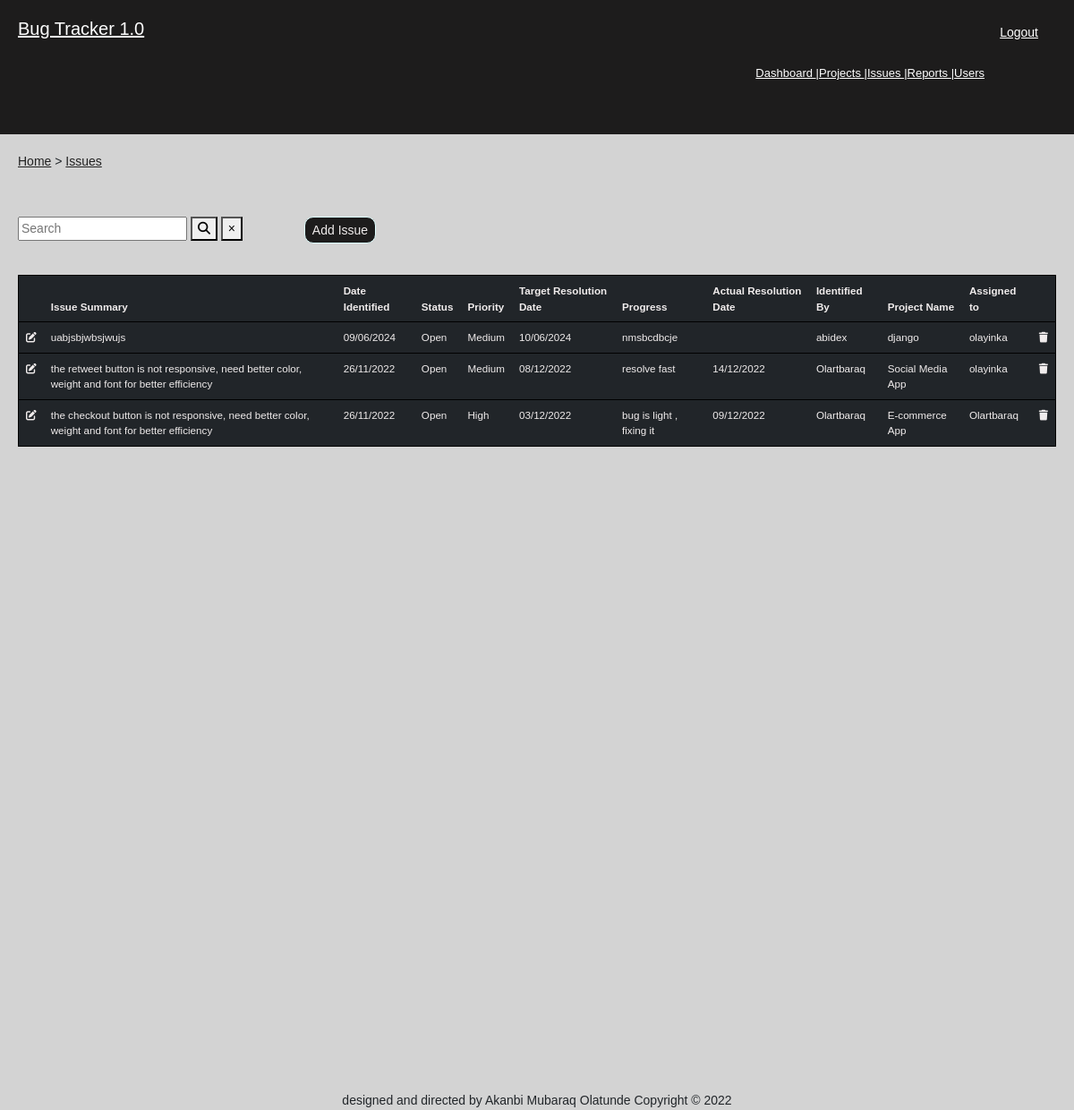
Page /issues on the committed database.
### main_files/db_models.py (models this page shows)
class Issues(db.Model):
    __table_args__ = {"extend_existing": True}
    """class that defines the fields which issues users are
    assigned to in the database """
    id = db.Column(db.Integer(), primary_key=True)
    issue_summary = db.Column(db.String(300), nullable=False)
    issue_description = db.Column(db.String(5000), nullable=False)
    identified_by_person_id = db.Column(db.String(50), nullable=False)
    identified_date = db.Column(db.DateTime, nullable=False)
    related_project = db.Column(db.String(255), nullable=False)
    assigned_to = db.Column(db.String(50), nullable=False)
    status = db.Column(db.String(30), nullable=False)
    priority = db.Column(db.String(30), nullable=False)
    traget_resolution_date = db.Column(db.DateTime, nullable=False)
    progress = db.Column(db.String(4000), nullable=False)
    actual_resolution_date = db.Column(db.DateTime, nullable=True)
    resolution_summary = db.Column(db.String(4000), nullable=True)
    date_created = db.Column(db.DateTime, nullable=False, default=datetime.utcnow())
    date_modified_on = db.Column(db.DateTime, nullable=False, default=datetime.utcnow())
    record_created_by = db.Column(db.String(100), nullable=False, default="admin")
    record_modified_by = db.Column(db.String(100), nullable=False, default="admin")
    @property
    def iden_date(self):
        datetime_element = self.identified_date
        date_element = datetime_element.strftime("%d/%m/%Y")
        return date_element
    @property
    def resolute_date(self):
        datetime_element = self.traget_resolution_date
        date_element = datetime_element.strftime("%d/%m/%Y")
        return date_element
    @property
    def f_resolute_date(self):
        datetime_element = self.actual_resolution_date
        date_element = datetime_element.strftime("%d/%m/%Y")
        return date_element
    @property
    def assigned_or_not(self):
        if self.assigned_to == "None":
            return "Unassigned"
        else:
            return self.assigned_to

### main_files/all_routes.py (the view, shortened to what this page needs)
@bp.route("/issues", methods=["GET", "POST"])
def issues_page():
    form = SearchForm3()
    all_issues = Issues.query.order_by(Issues.date_created.desc()).limit(20)
    searched_issues = Issues.query
    return render_template("issues.html", all_issues=all_issues, form=form)

### main_files/forms_input.py
class SearchForm3(FlaskForm):
    searched = StringField(label="searched")
    Search = SubmitField(label="Search")

class SearchForm(FlaskForm):
    searched = StringField(label="searched")
    Search = SubmitField(label="Search")

### main_files/all_routes.py (called while the page is built)
@bp.context_processor
def base():
    form3 = SearchForm()
    return dict(form=form3)

@bp.context_processor
def base_user():
    form3 = SearchForm2()
    return dict(form=form3)

@bp.context_processor
def base_issue():
    form = SearchForm3()
    return dict(form=form)

### main_files/templates/issues.html (shortened to what this page needs)
{% extends 'base.html' %}
{% block content %}
<div class="issue-items user-items">
    <div class="user-logo issue-logo">
        <p>
            <a href="{{url_for('main.home_page')}}">Home</a> <span> > </span>
            <a href="{{url_for('main.issues_page')}}">Issues</a>
        </p>
    </div>
    <div class="add-search-issues add-search-users">
        <div class="search-users search-issues">
            <form method="post" action="{{url_for('main.issues_page')}}">
                <input type="search" class="user-to-search issue-to-search" name="searched" placeholder="Search" aria-label="Search">
                <button class="search-submit" type="submit" name="searched"><i class="fa-solid fa-magnifying-glass"></i></button>
                <a href="{{url_for('main.issues_page')}}"><button type="button" class="m1-2 mb-1 close" aria-label="Close">
                    <span arai-hidden="true">&times;</span>
                </button></a>
            </form>
        </div>
        <div class="add-users add-issues">
            <a href="{{url_for('main.issue_info_page')}}"><button class="search-submit" type="submit" name="searched"> Add Issue</button></a>
        </div>
    </div>
    <div class="user-table issue-table">
        <table class="table table-hover table-dark">
            <thead>
              <tr>
                <th scope"col"></th>
                <th scope"col">Issue Summary</th>
                <th scope"col">Date Identified</th>
                <th scope"col">Status</th>
                <th scope"col">Priority</th>
                <th scope"col">Target Resolution Date</th>
                <th scope"col">Progress</th>
                <th scope"col">Actual Resolution Date</th>
                <th scope"col">Identified By</th>
                <th scope"col">Project Name</th>
                <th scope"col">Assigned to</th>
                <th scope"col"></th>
              </tr>
            </thead>
            <tbody>
                {% if searched %}
                    {% for items in searched_issues %}
                    <tr>
                        <td><a href="{{url_for('main.edit_issue_page', issue_id=items.id)}}"><i class="fa-solid fa-pen-to-square"></i></a></td>
                        <td>{{ items.issue_summary }}</td>
                        <td>{{ items.iden_date}}</td>
                        <td>{{ items.status }}</td>
                        <td>{{ items.priority }}</td>
                        <td>{{ items.resolute_date }}</td>
                        <td>{{ items.progress }}</td>
                        <td>{{ items.f_resolute_date }}</td>
                        <td>{{ items.identified_by_person_id }}</td>
                        <td>{{ items.related_project }}</td>
                        <td>{{ items.assigned_or_not }}</td>
                        <td><a method="DELETE" href="{{url_for('main.delete_issue_page', issue_id=issue.id)}}"><i class="fa-solid fa-trash"></i></a></td>
                      </tr>
                    {% endfor %}
                {% else %}
                    {% for issue in all_issues %}
                    <tr>
                        <td><a href="{{url_for('main.edit_issue_page', issue_id=issue.id)}}"><i class="fa-solid fa-pen-to-square"></i></a></td>
                        <td>{{ issue.issue_summary }}</td>
                        <td>{{ issue.iden_date}}</td>
                        <td>{{ issue.status }}</td>
                        <td>{{ issue.priority }}</td>
                        <td>{{ issue.resolute_date }}</td>
                        <td>{{ issue.progress }}</td>
                        <td>{{ issue.f_resolute_date }}</td>
                        <td>{{ issue.identified_by_person_id }}</td>
                        <td>{{ issue.related_project }}</td>
                        <td>{{ issue.assigned_or_not }}</td>
                        <td><a method="DELETE" href="{{url_for('main.delete_issue_page', issue_id=issue.id)}}"><i class="fa-solid fa-trash"></i></a></td>
                    </tr>
                    {% endfor %}
                {% endif %}
            </tbody>
        </table>
    </div>
</div>
{% endblock %}

### main_files/static/scss/base.css (style rules this page uses)
* { box-sizing: border-box; }
body { width: 100vw; height: 100vh; overflow-y: scroll; overflow-x: hidden; background: lightgrey; font-family: sans-serif; font-size: 14px; }

### main_files/static/scss/projects.css (style rules this page uses)
.projects-table table, thead, tr { width: 90%; border: 1px solid black; border-radius: 5px; color: rgb(240, 236, 236); background-color: rgb(29, 28, 28); }
td a { color: rgb(240, 236, 236); }

### main_files/static/scss/users.css (style rules this page uses)
.user-items { margin: 20px; }
.add-search-users { display: flex; width: 400px; height: 100px; justify-content: space-between; align-items: center; }
.add-users button { width: 80px; height: 30px; border: solid, 1px, lightcyan; background-color: rgb(29, 28, 28); color: rgb(240, 236, 236); border-radius: 10px; }

### main_files/static/scss/issues.css (style rules this page uses)
.issue-table { font-size: smaller; }

### main_files/static/scss/reports.css (style rules this page uses)
a { color: rgb(34, 34, 34); }

### rows in the picture
Issues: issue_summary "uabjsbjwbsjwujs", iden_date "09/06/2024", status "Open", priority "Medium", resolute_date "10/06/2024", progress "nmsbcdbcje", identified_by_person_id "abidex", related_project "django", assigned_or_not "olayinka"
Issues: issue_summary "the retweet button is not responsive, need better color, weight and font for better efficiency", iden_date "26/11/2022", status "Open", priority "Medium", resolute_date "08/12/2022", progress "resolve fast", f_resolute_date "14/12/2022", identified_by_person_id "Olartbaraq", related_project "Social Media App", assigned_or_not "olayinka"
Issues: issue_summary "the checkout button is not responsive, need better color, weight and font for better efficiency", iden_date "26/11/2022", status "Open", priority "High", resolute_date "03/12/2022", progress "bug is light , fixing it", f_resolute_date "09/12/2022", identified_by_person_id "Olartbaraq", related_project "E-commerce App", assigned_or_not "Olartbaraq"
